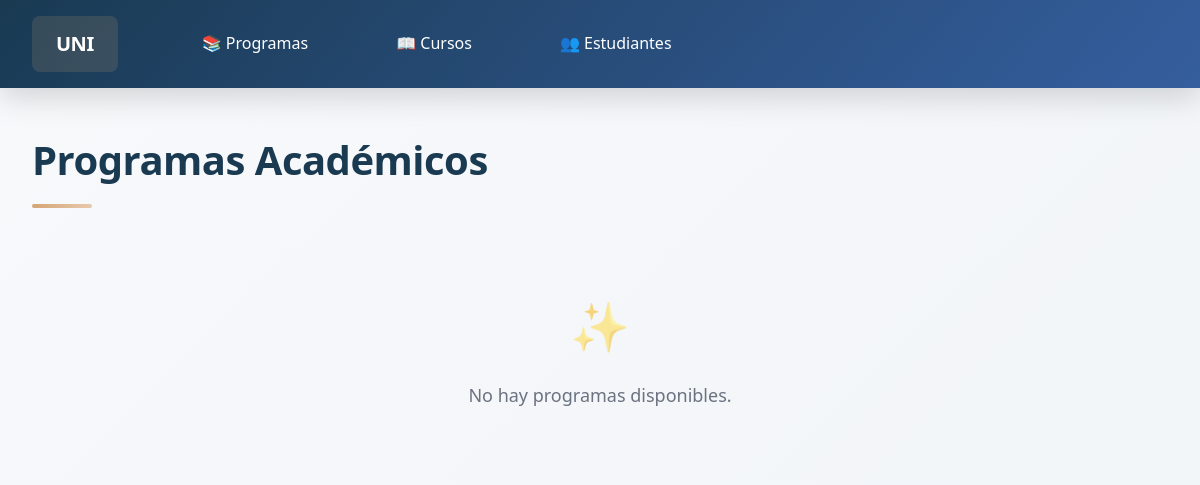
/programas/, run on an earlier commit of the app's database.
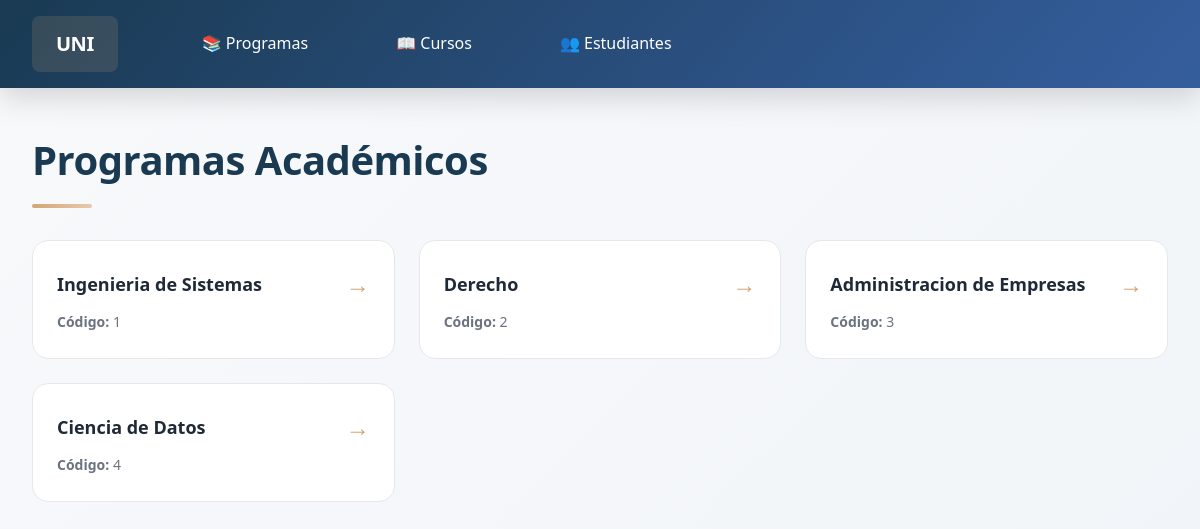
And on a later commit of the database.
### universidad/models.py (models this page shows, shortened)
class Program(models.Model):
    TYPES = [
        ("PREGRADO", "Pregrado"),
        ("POSGRADO", "Posgrado"),
        ("TECNOLOGO", "Tecnólogo"),
        ("ESPECIALIZACION", "Especialización"),
        ("MASTER", "Master"),
    ]
    name = models.CharField(max_length=120)
    type_program = models.CharField(
        max_length=20,
        choices=TYPES,
        default="PREGRADO"
    )

### universidad/views.py (the view)
# urls.py: path("programas/", views.program_list, name="programs"),
def program_list(request):
    programs = Program.objects.all()
    return render(request, "universidad/program_list.html", {
        "programs": programs
    })

### universidad/templates/universidad/program_list.html (shortened to what this page needs)
{% extends "universidad/base.html" %}
{% block content %}
<h1>Programas Académicos</h1>
<div class="list-container">
    {% for program in programs %}
        <div class="list-item">
            <a href="{% url 'universidad:program_detail' program.id %}">
                {{ program.name }}
            </a>
            <div class="secondary-text">
                <strong>Código:</strong> {{ program.id }}
            </div>
        </div>
    {% empty %}
        <div class="empty-state" style="grid-column: 1 / -1;">
            No hay programas disponibles.
        </div>
    {% endfor %}
</div>
{% endblock %}

What changed in the data, as far as the page shows it:
added Program: name "Ingenieria de Sistemas", id "1"
added Program: name "Derecho", id "2"
added Program: name "Administracion de Empresas", id "3"
added Program: name "Ciencia de Datos", id "4"
Also different on the page:
text no longer shown: "No hay programas disponibles."
